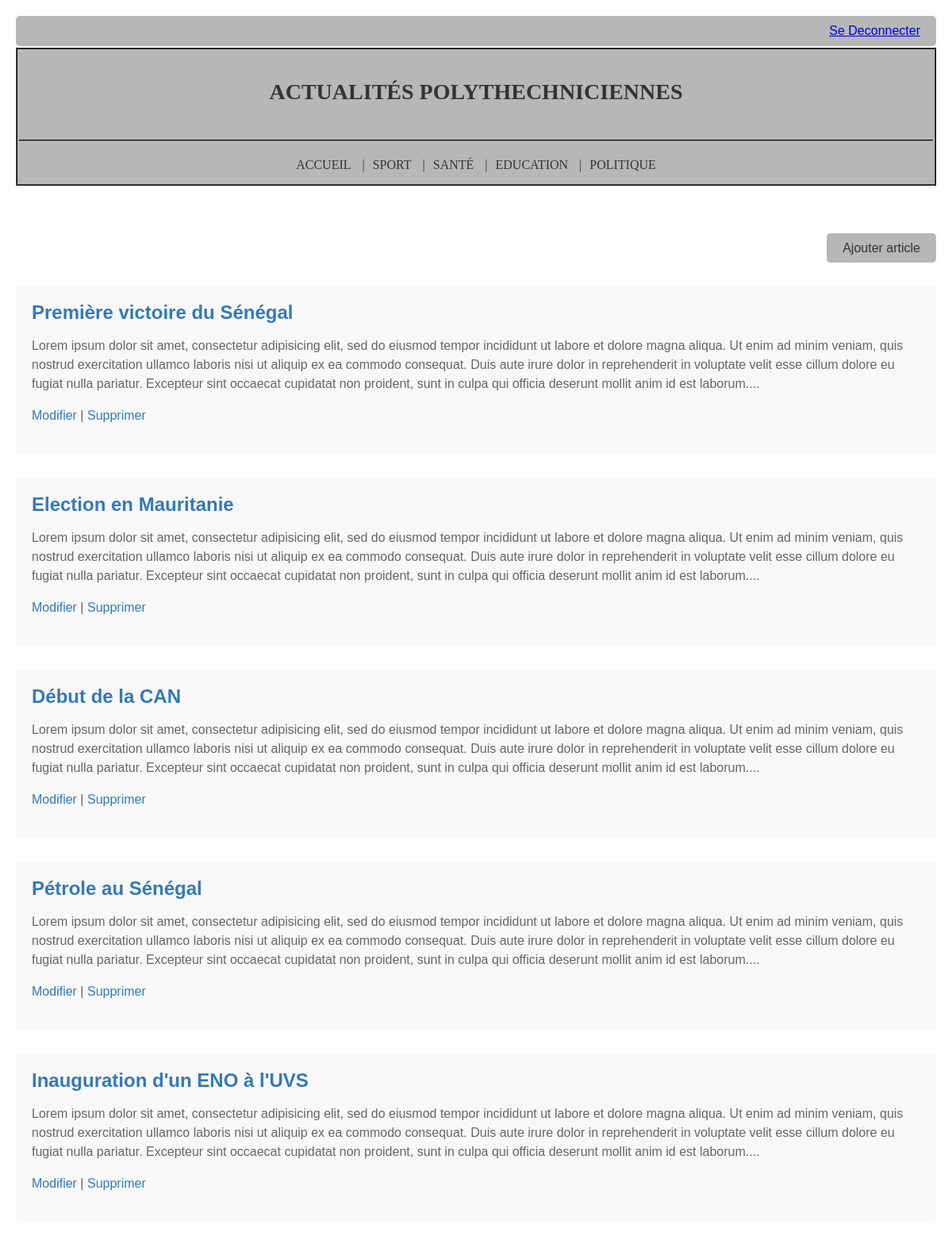
The page / on the database its author committed.
### tables this page shows
CREATE TABLE Categorie(
	id int primary key auto_increment,
	libelle varchar(20)
);

CREATE TABLE Article(
	id int primary key auto_increment,
	titre varchar(255),
	contenu text,
	dateCreation datetime DEFAULT NOW(),
	dateModification datetime DEFAULT NOW(),
	categorie int
);

### controllers/IndexController.php (called while the page is built, shortened)
<?php
require_once 'models/ArticleModel.php';
require_once 'models/CategorieModel.php';
class IndexController
{
    private $articleModel;
    public function __construct()
    {
        $this->articleModel = new ArticleModel();
        $this->categorieModel = new CategorieModel();
        $this->categories = $this->categorieModel->getAllCategories();
    }
    public function accueil()
    {
        $articles = $this->articleModel->getAllArticles();
        require_once 'views/entete.php';
        require_once 'views/accueil.php';
    }
}
?>

### models/CategorieDao.php (called while the page is built, shortened)
<?php
class CategorieDAO
{
    public function getAllCategories()
    {
        $bdd = (new Connexion)->getInstance();
        $query = $bdd->prepare("SELECT * FROM Categorie");
        $query->execute();
        return $query->fetchAll(PDO::FETCH_ASSOC);
    }
}
?>

### models/CategorieModel.php (called while the page is built, shortened)
<?php
require_once 'CategorieDAO.php';
class CategorieModel
{
    private $categorieDAO;
    public function __construct()
    {
        $this->categorieDAO = new CategorieDAO();
    }
    public function getAllCategories()
    {
        return $this->categorieDAO->getAllCategories();
    }
}
?>

### models/ArticleDao.php (called while the page is built, shortened)
<?php
class ArticleDAO
{
    public function getAllArticles()
    {
        $bdd = (new Connexion)->getInstance();
        $query = $bdd->prepare("SELECT * FROM Article");
        $query->execute();
        return $query->fetchAll(PDO::FETCH_ASSOC);
    }
}
?>

### models/ArticleModel.php (called while the page is built, shortened)
<?php
require_once 'ArticleDAO.php';
class ArticleModel
{
    private $articleDAO;
    public function __construct()
    {
        $this->articleDAO = new ArticleDAO();
    }
    public function getAllArticles()
    {
        return $this->articleDAO->getAllArticles();
    }
}
?>

### views/accueil.php (the view, shortened to what this page needs)
<!DOCTYPE html>
<html>
<head>
    <link rel="stylesheet" type="text/css" href="css/style.css">
</head>
<body>
    <?php include_once 'entete.php'; ?>
    <div id="contenu">
        <div style="text-align: right; margin-bottom: 20px;">
        <a href="index.php?action=ajouter_article" class="button-ajouter">Ajouter article</a>
    </div>
     <br>
        <?php if (!empty($articles)): ?>
            <?php foreach ($articles as $article): ?>
                <div class="article">
                    <h1><a href="index.php?action=article&id=<?= $article['id'] ?>"><?php echo $article['titre']; ?></a></h1>
                    <p><?php echo substr($article['contenu'], 0, 600) . '...'; ?></p>
                    <p>
                    <a href="index.php?action=modifier_article&id=<?= $article['id'] ?>">Modifier</a> |
                    <a href="index.php?action=supprimer_article&id=<?= $article['id'] ?>">Supprimer</a>
                </p>
                </div>
            <?php endforeach; ?>
        <?php else: ?>
            <div class="message">Pas d'article</div>
        <?php endif; ?>
    </div>
</body>
</html>

### index.php (shortened to what this page needs)
<?php
require_once 'controllers/IndexController.php';
$action = isset($_GET['action']) ? strtolower($_GET['action']) : '';
$indexController = new IndexController();
$articleController = new ArticleController();
if ($action === 'ajouter_article') {
    $articleController->ajouter_article();
} elseif ($action === 'modifier_article') {
    $articleController->modifier_article();
} elseif ($action === 'supprimer_article') {
    $articleController->supprimer_article();
} else {
    switch ($action) {
        default:
            $indexController->accueil();
            break;
    }
}
?>

### views/entete.php (shortened to what this page needs)
<!DOCTYPE html>
<html>
<head>
    <link rel="stylesheet" type="text/css" href="css/style.css">
</head>
<body>
    <div style="text-align: right; margin-bottom: 2px;"class="button-deconnecter">
    <a href="index.php?action=login">Se Deconnecter</a>
</div>
<div id="entete">
    <br>
    <br>
    <h1>ACTUALITÉS POLYTHECHNICIENNES</h1>
    <br>
    <br>
    <hr>
    <table id="menu" align="center">
        <tr>
            <td class="menu-item"><a href="index.php">Accueil</a></td>
            <?php foreach ($this->categories as $index => $categorie): ?>
                <td<?= ($index === count($this->categories) - 1) ? ' class="menu-item last-item"' : ' class="menu-item"' ?>><span style="padding: 0 10px;">|</span><a href="index.php?action=categorie&id=<?= $categorie['id'] ?>"><?= $categorie['libelle'] ?></a></td>
            <?php endforeach ?>
        </tr>
    </table>
</div>
</body>
</html>

### css/style.css (style rules this page uses)
#entete { background-color: #b7b7b7; padding: 2px; font-size: 1em; text-align: center; font-family: Georgia, serif; text-transform: uppercase; border: 2px ridge black; margin-bottom: 20px; }
#entete h1 { color: #333; font-size: 28px; margin: 0; }
#entete hr { border-color: #333; }
body { font-family: Arial, sans-serif; color: #333; max-width: 1200px; margin: 0 auto; padding: 20px; }
.article { margin-bottom: 30px; padding: 20px; background-color: #f8f8f8; border-radius: 5px; }
.article h1 { font-size: 24px; margin-top: 0; color: #333; }
.article p { font-size: 16px; line-height: 1.5; color: #666; }
.article a { color: #337ab7; text-decoration: none; }
#contenu { padding-top: 50px; }
.menu-item { position: relative; padding: 0 1px; line-height: 40px; vertical-align: middle; }
.menu-item a { color: #333; text-decoration: none; }
.button-ajouter { background-color: #b7b7b7; color: #333; text-decoration: none; border: none; padding: 10px 20px; border-radius: 5px; cursor: pointer; font-size: 16px; transition: background-color 0.3s ease; }
.button-deconnecter { background-color: #b7b7b7; color: #333; text-decoration: none; border: none; padding: 10px 20px; border-radius: 5px; cursor: pointer; font-size: 16px; transition: background-color 0.3s ease; }

### rows shown on the page
categorie: libelle "SPORT"
categorie: libelle "SANTÉ"
categorie: libelle "EDUCATION"
categorie: libelle "POLITIQUE"
article: titre "Première victoire du Sénégal", contenu "Lorem ipsum dolor sit amet, consectetur adipisicing elit, sed do eiusmod tempor incididunt ut labore et dolore magna aliqua. Ut enim ad minim veniam, quis nostrud exercitation ullamco laboris nisi ut aliquip ex ea commodo consequat. Duis aute irure dolor in reprehenderit in voluptate velit esse cillum dolore eu fugiat nulla pariatur. Excepteur sint occaecat cupidatat non proident, sunt in culpa qui officia deserunt mollit anim id est laborum."
article: titre "Election en Mauritanie", contenu "Lorem ipsum dolor sit amet, consectetur adipisicing elit, sed do eiusmod tempor incididunt ut labore et dolore magna aliqua. Ut enim ad minim veniam, quis nostrud exercitation ullamco laboris nisi ut aliquip ex ea commodo consequat. Duis aute irure dolor in reprehenderit in voluptate velit esse cillum dolore eu fugiat nulla pariatur. Excepteur sint occaecat cupidatat non proident, sunt in culpa qui officia deserunt mollit anim id est laborum."
article: titre "Début de la CAN", contenu "Lorem ipsum dolor sit amet, consectetur adipisicing elit, sed do eiusmod tempor incididunt ut labore et dolore magna aliqua. Ut enim ad minim veniam, quis nostrud exercitation ullamco laboris nisi ut aliquip ex ea commodo consequat. Duis aute irure dolor in reprehenderit in voluptate velit esse cillum dolore eu fugiat nulla pariatur. Excepteur sint occaecat cupidatat non proident, sunt in culpa qui officia deserunt mollit anim id est laborum."
article: titre "Pétrole au Sénégal", contenu "Lorem ipsum dolor sit amet, consectetur adipisicing elit, sed do eiusmod tempor incididunt ut labore et dolore magna aliqua. Ut enim ad minim veniam, quis nostrud exercitation ullamco laboris nisi ut aliquip ex ea commodo consequat. Duis aute irure dolor in reprehenderit in voluptate velit esse cillum dolore eu fugiat nulla pariatur. Excepteur sint occaecat cupidatat non proident, sunt in culpa qui officia deserunt mollit anim id est laborum."
article: titre "Inauguration d'un ENO à l'UVS", contenu "Lorem ipsum dolor sit amet, consectetur adipisicing elit, sed do eiusmod tempor incididunt ut labore et dolore magna aliqua. Ut enim ad minim veniam, quis nostrud exercitation ullamco laboris nisi ut aliquip ex ea commodo consequat. Duis aute irure dolor in reprehenderit in voluptate velit esse cillum dolore eu fugiat nulla pariatur. Excepteur sint occaecat cupidatat non proident, sunt in culpa qui officia deserunt mollit anim id est laborum."
